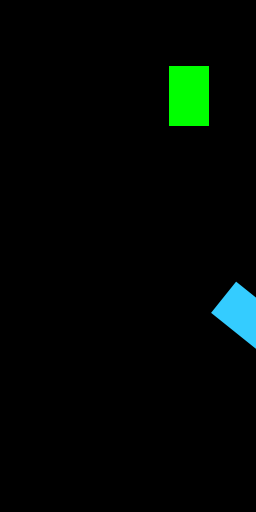
Frame 1 (no input)
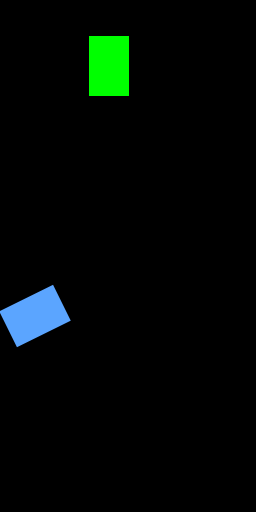
Frame 60 (the mouse pressed at the canvas centre just before this capture)
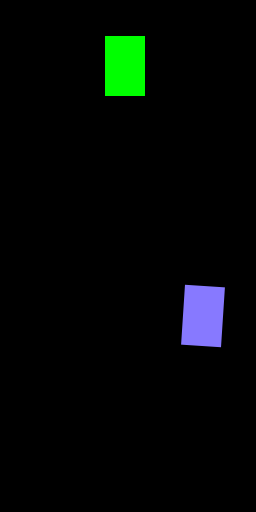
Frame 120 (the mouse held since frame 60 and released just before this capture)

The Processing sketch that drew these frames (run headless with seeded random() and noise(); from frame 60 on, the mouse is pressed at the canvas centre):

// Processing sketch: sketch_250205a
// ── sketch_250205a.pde
Block x;
AmazingBlock y;

void setup(){
  size(256,512);
   x = new Block((int)random(0,width),(int)random(0,height/2),40,60);
   y = new AmazingBlock((int)random(0,width),(int)random(height/2, height),40,60);
  frameRate(120);
}

void draw(){
  background(0);
  x.Move();
  y.Move();
}

void keyPressed(){
 if(key == 'r' || key == 'R'){
   setup();
 }
}

// ── AmazingBlock.pde
class AmazingBlock extends Block{
  
  float angle;
  color rgb = color(angle%256, 255-angle%256, 255);
  
  AmazingBlock(int x,int y, int w, int h){
    super(x,y,w,h);
    angle = random(0,360);
  }
  
  void Disegna(){
    pushMatrix();
    translate(x,y);
    rotate(radians(angle));
    
    int r = (int)angle % 256;
    int g = 256 - r;
    fill(r,g,255);
    
    noStroke();
    rectMode(CENTER);
    rect(0,0,w,h);   
    popMatrix();
  }
  
    void display() {
    //pushMatrix();
    translate(x, y);
    rotate(radians(angle));
    
    int r = int(angle) % 256;
    int g = 255 - r;
    fill(r, g, 255);
    
    noStroke();
    rectMode(CENTER);
    rect(0, 0, w, h);
    //popMatrix();
  }
  
  @Override
  void Move(){
    if(x <= 0 && sx<0){
      sx=sx*-1;
    }
    
    if(x >= width && sx>0){
      sx=sx*-1;
    }
   x = x + sx;
   Disegna();
    angle+=5;
  }
}

// ── Block.pde
class Block {
 int x;
 int y;
 int w;
 int h;
 int sx=4;
 
 Block(int x, int y, int w, int h){
  this.x = x;
  this.y = y;
  this.w = w;
  this.h = h;
 }
 
  void Disegna(){
    noStroke();
    fill(0,255,0);
    rect(x,y,w,h);
  }
  
  void Move(){
    if(x <= 0 && sx<0){
      sx=sx*-1;
    }
    
    if(x >= width && sx>0){
      sx=sx*-1;
    }
   x = x + sx;
   Disegna();
  }
}
